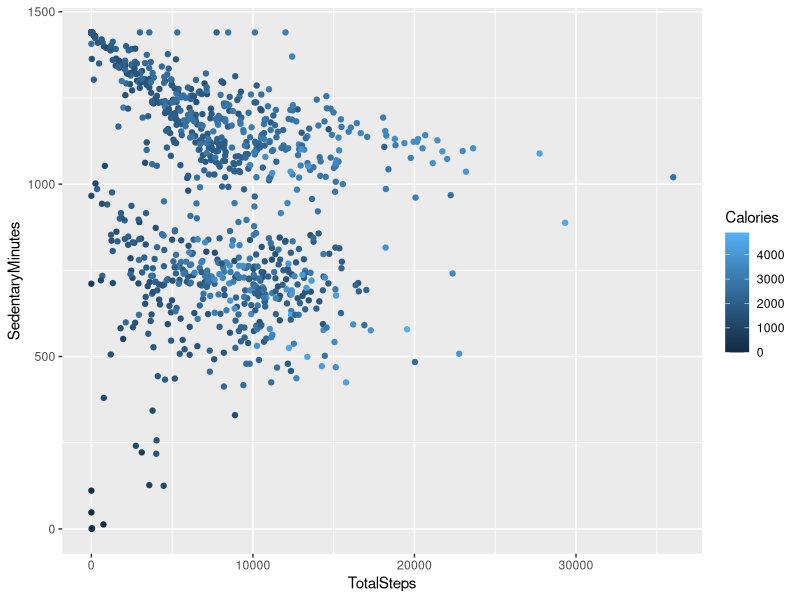
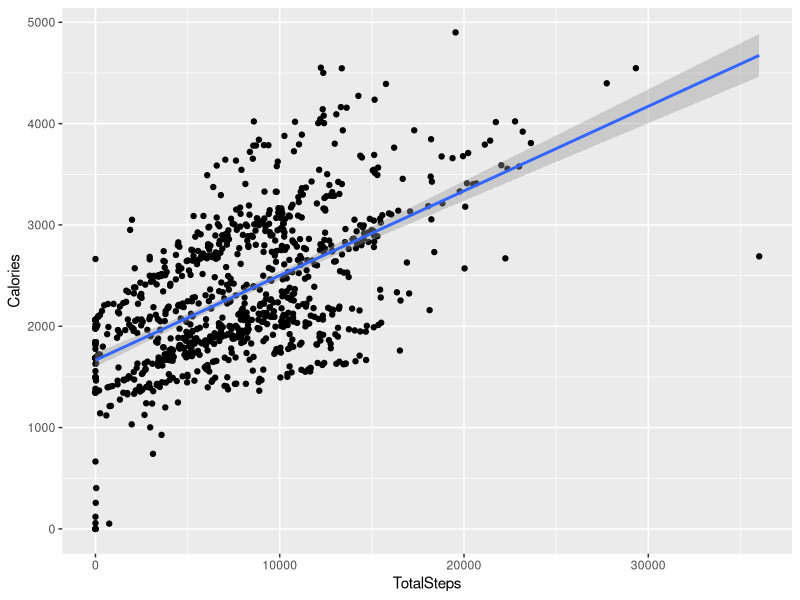
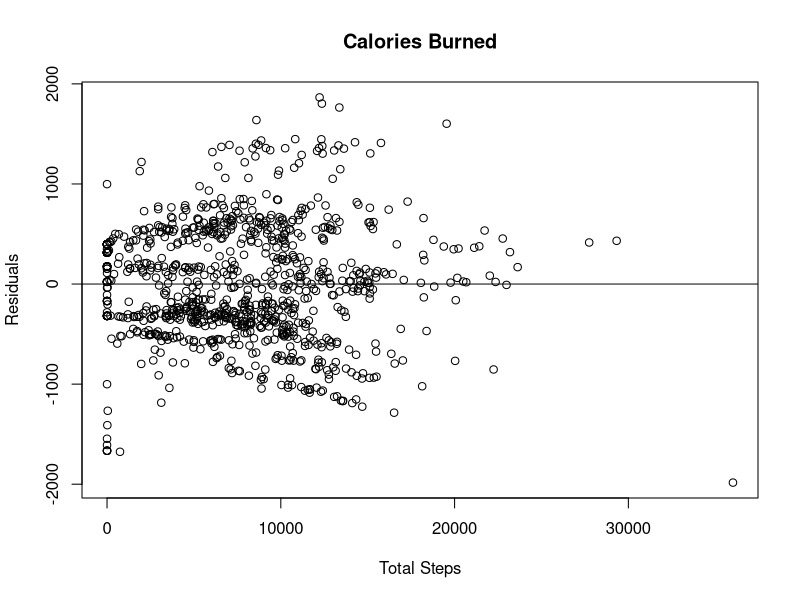
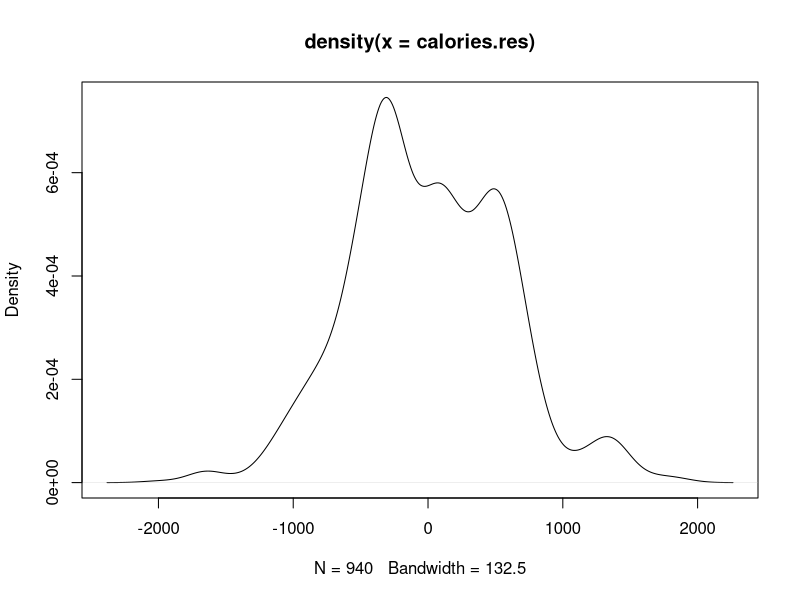
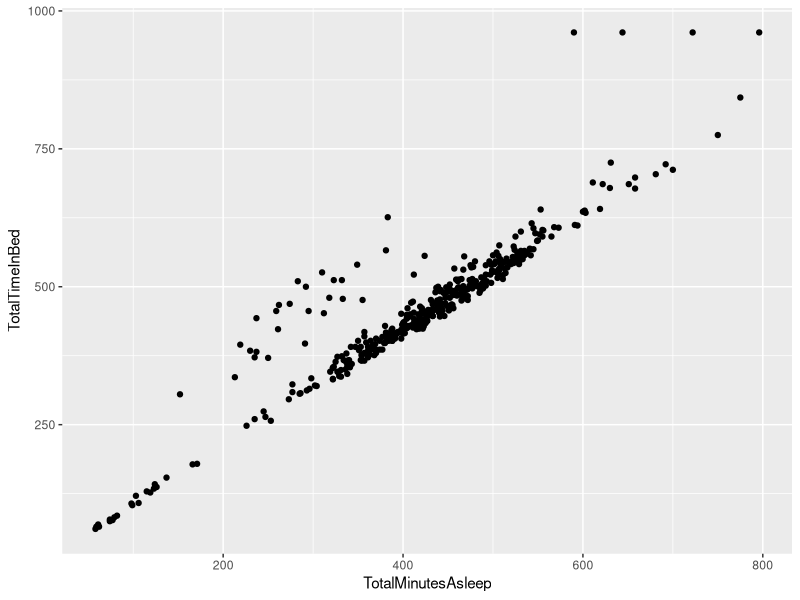
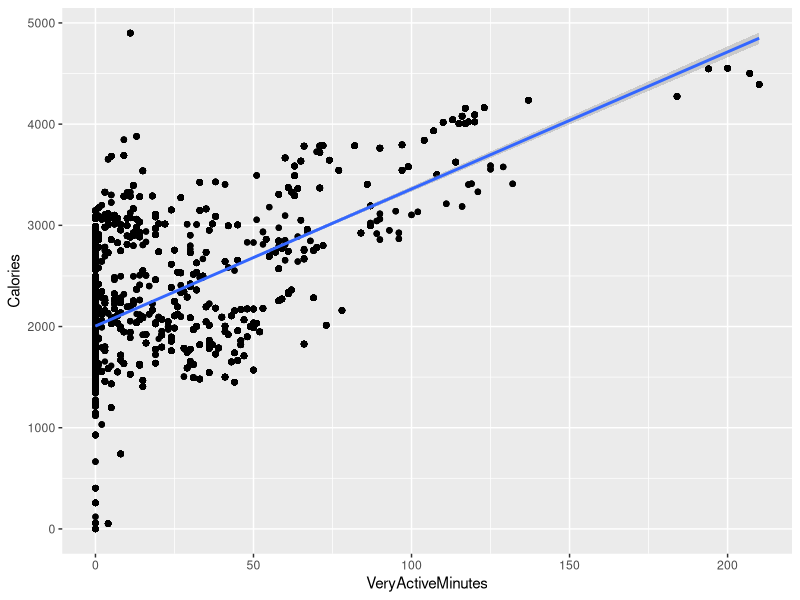
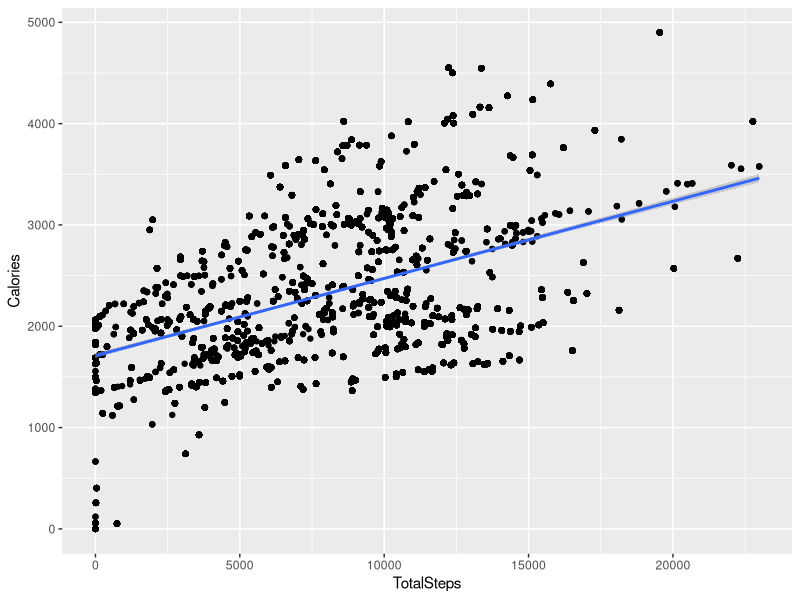
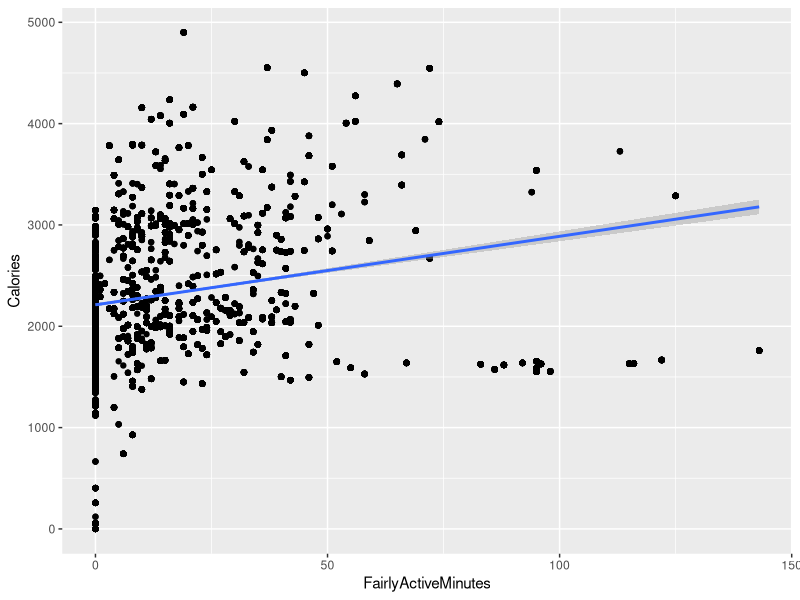

These charts were generated, in order, by the following R code:
## ---- chunk 1
knitr::opts_chunk$set(echo = TRUE)
## ---- chunk 2
install.packages("sqldf",repos = "http://cran.us.r-project.org")
library(tidyverse)  #helps wrangle data
library(lubridate)  #helps wrangle date attributes
library(ggplot2)  #helps visualize data
library(sqldf)
## ---- chunk 3
dailyActivity_merged <- read.csv("Fitabase Data 4.12.16-5.12.16/dailyActivity_merged.csv")
daily_calories <- read.csv("Fitabase Data 4.12.16-5.12.16/dailyCalories_merged.csv")
sleep_day <- read.csv("Fitabase Data 4.12.16-5.12.16/sleepDay_merged.csv")
daily_intensities <- read.csv("Fitabase Data 4.12.16-5.12.16/dailyIntensities_merged.csv")
weight_log <- read.csv("Fitabase Data 4.12.16-5.12.16/weightLogInfo_merged.csv")
## ---- chunk 4
colnames(dailyActivity_merged) #know column names
glimpse(dailyActivity_merged) #This is like a transposed version of print: columns run down the page, and data runs across
colnames(daily_calories) #know column names
glimpse(daily_calories) #This is like a transposed version of print: columns run down the page, and data runs across
colnames(sleep_day) #know column names
glimpse(sleep_day) #This is like a transposed version of print: columns run down the page, and data runs across
colnames(daily_intensities) #know column names
glimpse(daily_intensities) #This is like a transposed version of print: columns run down the page, and data runs across
colnames(weight_log) #know column names
glimpse(weight_log) #This is like a transposed version of print: columns run down the page, and data runs across
## ---- chunk 5
dailyActivity_merged2<- dailyActivity_merged %>%
  select(Id,ActivityDate,Calories)

head(dailyActivity_merged2)

#finding similar elements from 2 tables
sql_check <- sqldf('Select * From dailyActivity_merged2 INTERSECT SELECT * FROM daily_calories')
head(sql_check)

nrow(sql_check)#number of rows

## ---- chunk 6
dailyActivity_merged3<- dailyActivity_merged %>%
  select(Id, ActivityDate, SedentaryMinutes, LightlyActiveMinutes, FairlyActiveMinutes, VeryActiveMinutes, SedentaryActiveDistance, LightActiveDistance, ModeratelyActiveDistance, VeryActiveDistance)

head(dailyActivity_merged3)


sql_check2 <- sqldf('Select * from dailyActivity_merged3 INTERSECT select * from daily_intensities')
head(sql_check2)
nrow(sql_check2)
## ---- chunk 7

n_distinct(dailyActivity_merged$Id)
n_distinct(sleep_day$Id)
n_distinct(weight_log$Id)
## ---- chunk 8
nrow(dailyActivity_merged)
nrow(sleep_day)
nrow(weight_log)
## ---- chunk 9
dailyActivity_merged %>%
  select(TotalSteps,
         TotalDistance,
         SedentaryMinutes,
         VeryActiveMinutes) %>%
  summary()

sleep_day %>%  
  select(TotalSleepRecords,
         TotalMinutesAsleep,
         TotalTimeInBed) %>%
  summary()

weight_log %>%  
  select(WeightPounds,
         BMI) %>%
  summary()
## ---- chunk 10
ggplot(data=dailyActivity_merged, aes(x=TotalSteps, y=SedentaryMinutes, color = Calories)) + geom_point()
## ---- chunk 11
ggplot(data=dailyActivity_merged, aes(x=TotalSteps, y = Calories))+ geom_point() + stat_smooth(method=lm)
## ---- chunk 12

calories.lm <- lm(Calories ~ TotalSteps, data = dailyActivity_merged)
calories.res <- resid(calories.lm)

plot(dailyActivity_merged$TotalSteps, calories.res, ylab="Residuals",
     xlab = "Total Steps", main = "Calories Burned")
abline(0,0)
#This looks messy so we will plot using desity plot
plot(density(calories.res))
## ---- chunk 13
ggplot(data=sleep_day,aes(x=TotalMinutesAsleep,y=TotalTimeInBed))+geom_point()

## ---- chunk 14

combined_sleep_day_data <- merge(sleep_day,dailyActivity_merged,by="Id")
head(combined_sleep_day_data)

n_distinct(combined_sleep_day_data$Id)

combined_sleep_day_data2 <- merge(sleep_day,dailyActivity_merged,by="Id",all=TRUE)
head(combined_sleep_day_data2)

n_distinct(combined_sleep_day_data2$Id)

## ---- chunk 15
sedentary.lm <- lm(SedentaryMinutes ~ TotalTimeInBed, data = combined_sleep_day_data)
sedentary.lm

#And now a pearson correlation coefficient:
cor(combined_sleep_day_data$TotalTimeInBed,combined_sleep_day_data$SedentaryMinutes, method = "pearson")

ggplot(data = combined_sleep_day_data, aes(x=VeryActiveMinutes, y=Calories)) + geom_point() + stat_smooth(method = lm)

## ---- chunk 16
lm(Calories ~ VeryActiveMinutes, data = combined_sleep_day_data)

ggplot(data = combined_sleep_day_data, aes(x=TotalSteps, y=Calories)) + geom_point() +stat_smooth(method = lm)

## ---- chunk 17
lm(Calories ~ TotalSteps, data = combined_sleep_day_data)

ggplot(data = combined_sleep_day_data, aes(x=FairlyActiveMinutes, y=Calories)) + geom_point() + stat_smooth(method = lm)

lm(Calories ~ FairlyActiveMinutes, data = combined_sleep_day_data)
